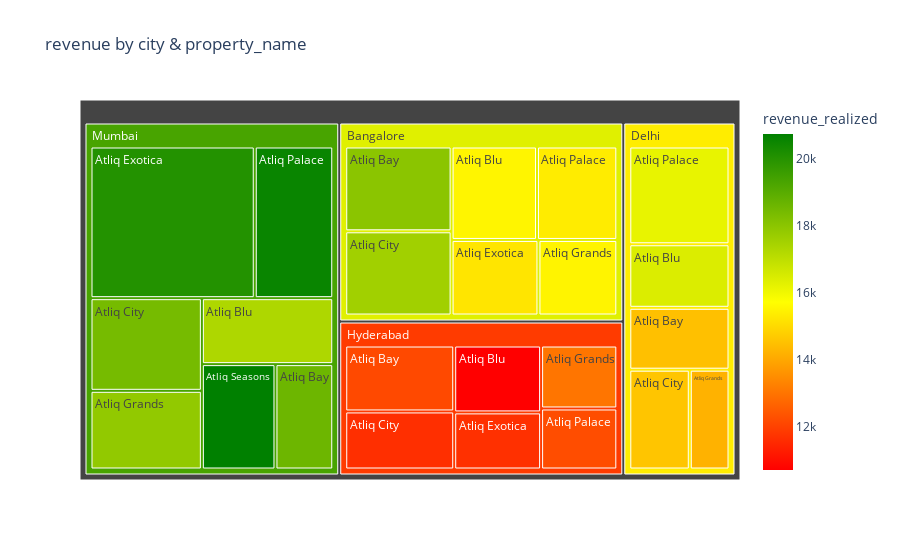

The cell this chart's notebook holds for it:
### Code cell
px.treemap(fact_bookings_hotel_rooms,path=[city,property_name],values=revenue_realized,color=revenue_realized,
color_continuous_scale=["red","yellow","green"],title="revenue by city & property_name")

### Figure 1 — Plotly figure (JSON) as saved in the notebook; plotly's stock layout.template omitted (floating-point values rounded to 4 significant figures)
{"data": [{"branchvalues": "total", "customdata": [[17990.0], [14480.0], [12150.0], [18590.0], [15520.0], [16430.0], [10710.0], [17300.0], [17560.0], [14570.0], [11630.0], [18410.0], [15210.0], [11660.0], [20030.0], [15500.0], [14200.0], [13010.0], [17860.0], [15350.0], [16170.0], [12220.0], [20550.0], [20730.0], [16330.0], [15360.0], [11860.0], [19310.0]], "domain": {"x": [0, 1], "y": [0, 1]}, "hovertemplate": "labels=%{label}<br>revenue_realized_sum=%{value}<br>parent=%{parent}<br>id=%{id}<br>revenue_realized=%{color}<extra></extra>", "ids": ["Bangalore/Atliq Bay", "Delhi/Atliq Bay", "Hyderabad/Atliq Bay", "Mumbai/Atliq Bay", "Bangalore/Atliq Blu", "Delhi/Atliq Blu", "Hyderabad/Atliq Blu", "Mumbai/Atliq Blu", "Bangalore/Atliq City", "Delhi/Atliq City", "Hyderabad/Atliq City", "Mumbai/Atliq City", "Bangalore/Atliq Exotica", "Hyderabad/Atliq Exotica", "Mumbai/Atliq Exotica", "Bangalore/Atliq Grands", "Delhi/Atliq Grands", "Hyderabad/Atliq Grands", "Mumbai/Atliq Grands", "Bangalore/Atliq Palace", "Delhi/Atliq Palace", "Hyderabad/Atliq Palace", "Mumbai/Atliq Palace", "Mumbai/Atliq Seasons", "Bangalore", "Delhi", "Hyderabad", "Mumbai"], "labels": ["Atliq Bay", "Atliq Bay", "Atliq Bay", "Atliq Bay", "Atliq Blu", "Atliq Blu", "Atliq Blu", "Atliq Blu", "Atliq City", "Atliq City", "Atliq City", "Atliq City", "Atliq Exotica", "Atliq Exotica", "Atliq Exotica", "Atliq Grands", "Atliq Grands", "Atliq Grands", "Atliq Grands", "Atliq Palace", "Atliq Palace", "Atliq Palace", "Atliq Palace", "Atliq Seasons", "Bangalore", "Delhi", "Hyderabad", "Mumbai"], "marker": {"coloraxis": "coloraxis", "colors": [17990.0, 14480.0, 12150.0, 18590.0, 15520.0, 16430.0, 10710.0, 17300.0, 17560.0, 14570.0, 11630.0, 18410.0, 15210.0, 11660.0, 20030.0, 15500.0, 14200.0, 13010.0, 17860.0, 15350.0, 16170.0, 12220.0, 20550.0, 20730.0, 16330.0, 15360.0, 11860.0, 19310.0]}, "name": "", "parents": ["Bangalore", "Delhi", "Hyderabad", "Mumbai", "Bangalore", "Delhi", "Hyderabad", "Mumbai", "Bangalore", "Delhi", "Hyderabad", "Mumbai", "Bangalore", "Hyderabad", "Mumbai", "Bangalore", "Delhi", "Hyderabad", "Mumbai", "Bangalore", "Delhi", "Hyderabad", "Mumbai", "Mumbai", "", "", "", ""], "type": "treemap", "values": [82443540, 56437570, 69255910, 51914158, 72963360, 57933400, 56040450, 73918312, 81876345, 54932178, 61007200, 87996216, 60023460, 47844020, 212444988, 54494340, 36061172, 46246510, 74730742, 68596005, 89135998, 44838780, 101511080, 66125495, 420397050, 294500318, 325232870, 668640991]}], "layout": {"coloraxis": {"colorbar": {"title": {"text": "revenue_realized"}}, "colorscale": [[0, "red"], [0.5, "yellow"], [1, "green"]]}, "legend": {"tracegroupgap": 0}, "title": {"text": "revenue by city & property_name"}}}
